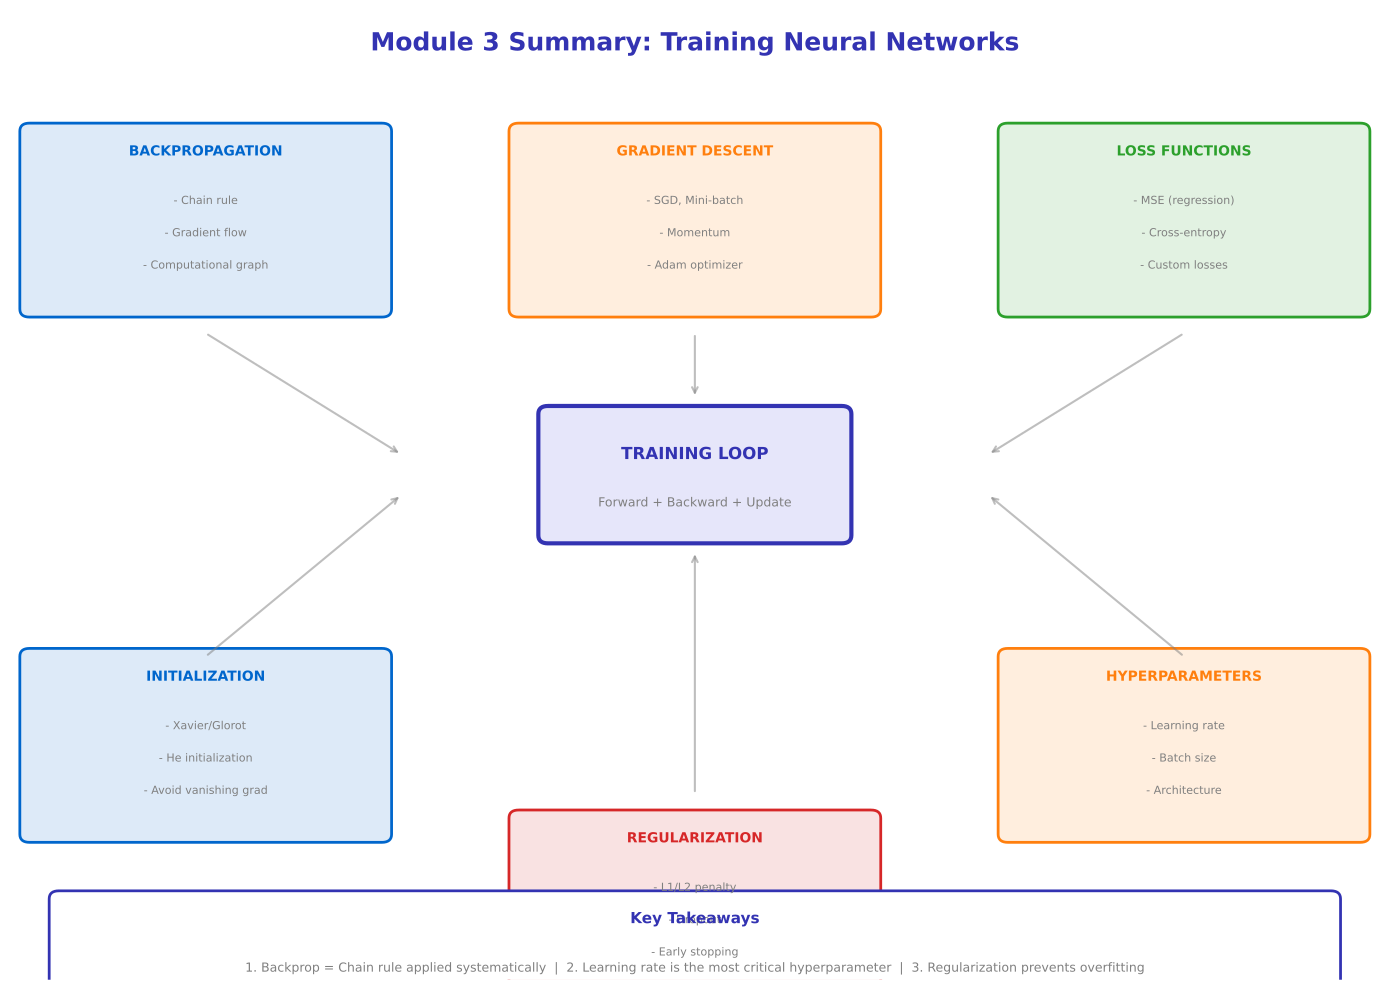

Recreate this plot in Python.
"""
Module 3 Summary Diagram - Training Neural Networks
Module 3: Training Neural Networks
"""

import matplotlib.pyplot as plt
import numpy as np
from matplotlib.patches import FancyBboxPatch, Circle, FancyArrowPatch

CHART_METADATA = {
    'title': 'Module3 Summary Diagram',
    'url': 'https://github.com/QuantLet/neural-networks-introduction/tree/main/module3_summary_diagram'
}

# Colors
mlpurple = '#3333B2'
mlblue = '#0066CC'
mlorange = '#FF7F0E'
mlgreen = '#2CA02C'
mlred = '#D62728'
mlgray = '#7F7F7F'

fig, ax = plt.subplots(figsize=(14, 10))
ax.set_xlim(0, 14)
ax.set_ylim(0, 12)
ax.axis('off')

# Title
ax.text(7, 11.5, 'Module 3 Summary: Training Neural Networks',
        fontsize=18, fontweight='bold', ha='center', color=mlpurple)

# ==================== CENTRAL TRAINING LOOP ====================
center_box = FancyBboxPatch((5.5, 5.5), 3, 1.5, boxstyle="round,pad=0.1",
                             facecolor='#E6E6FA', edgecolor=mlpurple, linewidth=3)
ax.add_patch(center_box)
ax.text(7, 6.5, 'TRAINING LOOP', ha='center', va='center',
        fontsize=12, fontweight='bold', color=mlpurple)
ax.text(7, 5.9, 'Forward + Backward + Update', ha='center', va='center',
        fontsize=9, color=mlgray)

# ==================== SURROUNDING CONCEPTS ====================
concepts = [
    # (x, y, title, items, color)
    (2, 9.5, 'BACKPROPAGATION', ['Chain rule', 'Gradient flow', 'Computational graph'], mlblue),
    (7, 9.5, 'GRADIENT DESCENT', ['SGD, Mini-batch', 'Momentum', 'Adam optimizer'], mlorange),
    (12, 9.5, 'LOSS FUNCTIONS', ['MSE (regression)', 'Cross-entropy', 'Custom losses'], mlgreen),
    (2, 3, 'INITIALIZATION', ['Xavier/Glorot', 'He initialization', 'Avoid vanishing grad'], mlblue),
    (7, 1, 'REGULARIZATION', ['L1/L2 penalty', 'Dropout', 'Early stopping'], mlred),
    (12, 3, 'HYPERPARAMETERS', ['Learning rate', 'Batch size', 'Architecture'], mlorange),
]

for x, y, title, items, color in concepts:
    box = FancyBboxPatch((x - 1.8, y - 1.2), 3.6, 2.2, boxstyle="round,pad=0.1",
                          facecolor=f'{color}22', edgecolor=color, linewidth=2)
    ax.add_patch(box)
    ax.text(x, y + 0.7, title, ha='center', fontsize=10, fontweight='bold', color=color)
    for i, item in enumerate(items):
        ax.text(x, y + 0.1 - i * 0.4, '- ' + item, ha='center', fontsize=8, color=mlgray)

# ==================== ARROWS TO CENTER ====================
arrow_positions = [
    (2, 8, 4, 6.5),
    (7, 8, 7, 7.2),
    (12, 8, 10, 6.5),
    (2, 4, 4, 6),
    (7, 2.3, 7, 5.3),
    (12, 4, 10, 6),
]

for x1, y1, x2, y2 in arrow_positions:
    ax.annotate('', xy=(x2, y2), xytext=(x1, y1),
                arrowprops=dict(arrowstyle='->', color=mlgray, lw=1.5, alpha=0.5))

# ==================== KEY TAKEAWAYS ====================
takeaways_box = FancyBboxPatch((0.5, -0.5), 13, 1.5, boxstyle="round,pad=0.1",
                                facecolor='white', edgecolor=mlpurple, linewidth=2)
ax.add_patch(takeaways_box)

ax.text(7, 0.7, 'Key Takeaways', ha='center', fontsize=11, fontweight='bold', color=mlpurple)
takeaways = ('1. Backprop = Chain rule applied systematically  |  '
             '2. Learning rate is the most critical hyperparameter  |  '
             '3. Regularization prevents overfitting')
ax.text(7, 0.1, takeaways, ha='center', fontsize=9, color=mlgray)

plt.tight_layout()
plt.savefig('module3_summary_diagram.pdf', format='pdf', bbox_inches='tight', dpi=300)
plt.savefig('module3_summary_diagram.png', format='png', bbox_inches='tight', dpi=300)
plt.close()

print("Generated: module3_summary_diagram.pdf")
